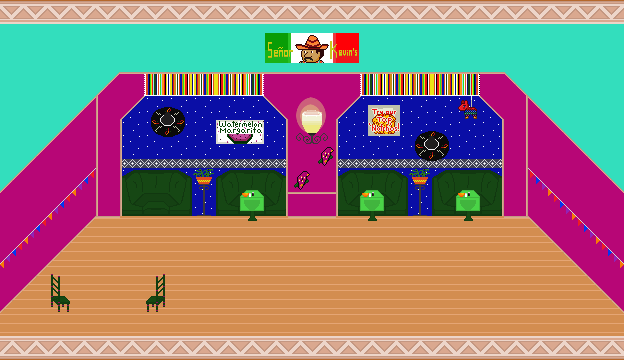

Tiled map render using the project's own tile images. Description and the map definition, with tile-layer contents summarised, below:
An orthogonal 26x15 tile map with 24x24 px tiles, 8 tile layers (Tile Layer 1, blue, green, pink, ...) and 11 objects (7x sprite, door).

<map version="1.0" orientation="orthogonal" width="26" height="15" tilewidth="24" tileheight="24">
 <properties>
  <property name="offset" value="1" />
  <property name="title" value="Senor Kevins" />
 </properties>
 <tileset firstgid="1" name="senorkevins" tilewidth="24" tileheight="24">
  <image source="../images/tilesets/senorkevins.png" width="288" height="192" />
 </tileset>
 <layer name="Tile Layer 1" width="26" height="15">
  <data>[390 cells, 120 non-empty, 2 distinct tile ids]</data>
 </layer>
 <layer name="blue" width="26" height="15">
  <data>[390 cells, 80 non-empty, 1 distinct tile ids]</data>
 </layer>
 <layer name="green" width="26" height="15">
  <data>[390 cells, 91 non-empty, 1 distinct tile ids]</data>
 </layer>
 <layer name="pink" width="26" height="15">
  <data>[390 cells, 143 non-empty, 5 distinct tile ids]</data>
 </layer>
 <layer name="Tile Layer 6" width="26" height="15">
  <data>[390 cells, 59 non-empty, 16 distinct tile ids]</data>
 </layer>
 <layer name="Tile Layer 4" width="26" height="15">
  <data>[390 cells, 108 non-empty, 20 distinct tile ids]</data>
 </layer>
 <layer name="Tile Layer 7" width="26" height="15">
  <data>[390 cells, 26 non-empty, 12 distinct tile ids]</data>
 </layer>
 <layer name="Tile Layer 8" width="26" height="15">
  <data>[390 cells, 27 non-empty, 10 distinct tile ids]</data>
 </layer>
 <objectgroup name="floorspace" width="26" height="15">
  <object x="222" y="247">
   <properties>
    <property name="height" value="24" />
   </properties>
   <polygon points="-14,-5 -15,1 -77,0 -75,-5" />
  </object>
  <object x="145" y="222">
   <properties>
    <property name="height" value="24" />
   </properties>
   <polygon points="0,0 22,0 16,-7 5,-7" />
  </object>
  <object x="97" y="216">
   <properties>
    <property name="primary" value="true" />
   </properties>
   <polygon points="0,0 -96,96 -97,120 527,119 527,97 431,1" />
  </object>
 </objectgroup>
 <objectgroup name="nodes" width="26" height="15" visible="0">
  <object name="main" type="door" x="293" y="189" width="20" height="30">
   <properties>
    <property name="level" value="senorkevins" />
   </properties>
  </object>
  <object type="sprite" x="437" y="289" width="76" height="36">
   <properties>
    <property name="depth" value="24" />
    <property name="direction" value="right" />
    <property name="height" value="35" />
    <property name="sheet" value="images/table-green.png" />
    <property name="width" value="12" />
   </properties>
  </object>
  <object type="sprite" x="406" y="216" width="83" height="45">
   <properties>
    <property name="depth" value="24" />
    <property name="direction" value="right" />
    <property name="height" value="35" />
    <property name="sheet" value="images/table-yellow.png" />
    <property name="width" value="12" />
   </properties>
  </object>
  <object type="sprite" x="263" y="227" width="80" height="38">
   <properties>
    <property name="depth" value="24" />
    <property name="direction" value="right" />
    <property name="height" value="35" />
    <property name="sheet" value="images/table-pink.png" />
    <property name="width" value="12" />
   </properties>
  </object>
  <object type="sprite" x="135" y="207" width="82" height="40" visible="0">
   <properties>
    <property name="depth" value="5" />
    <property name="direction" value="right" />
    <property name="height" value="36" />
    <property name="sheet" value="images/table-pink.png" />
    <property name="width" value="78" />
   </properties>
  </object>
  <object type="sprite" x="70" y="274" width="79" height="39">
   <properties>
    <property name="depth" value="24" />
    <property name="direction" value="right" />
    <property name="height" value="35" />
    <property name="sheet" value="images/table-green.png" />
    <property name="width" value="12" />
   </properties>
  </object>
  <object type="sprite" x="238" y="296" width="82" height="41">
   <properties>
    <property name="depth" value="24" />
    <property name="direction" value="right" />
    <property name="height" value="35" />
    <property name="sheet" value="images/table-yellow.png" />
    <property name="width" value="12" />
   </properties>
  </object>
  <object type="sprite" x="144" y="195" width="25" height="30">
   <properties>
    <property name="depth" value="12" />
    <property name="height" value="31" />
    <property name="sheet" value="images/table-booth.png" />
    <property name="width" value="24" />
   </properties>
  </object>
 </objectgroup>
</map>
